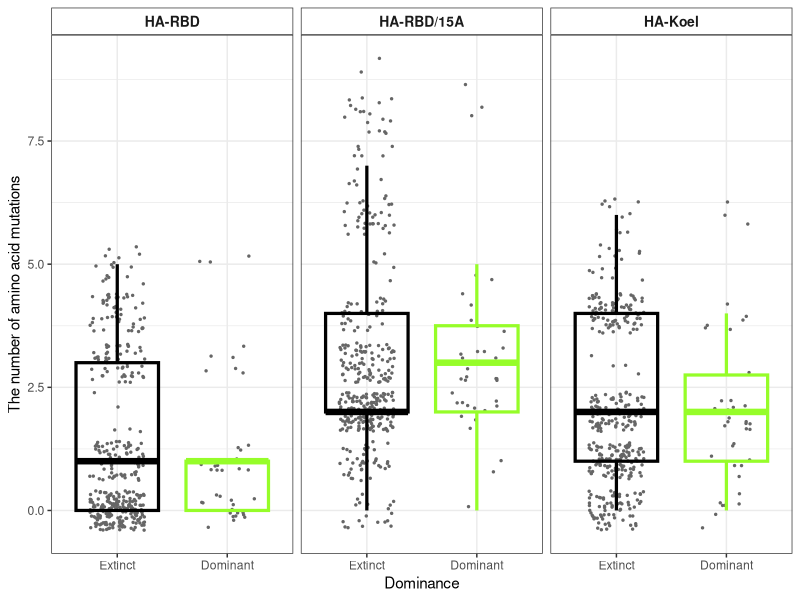
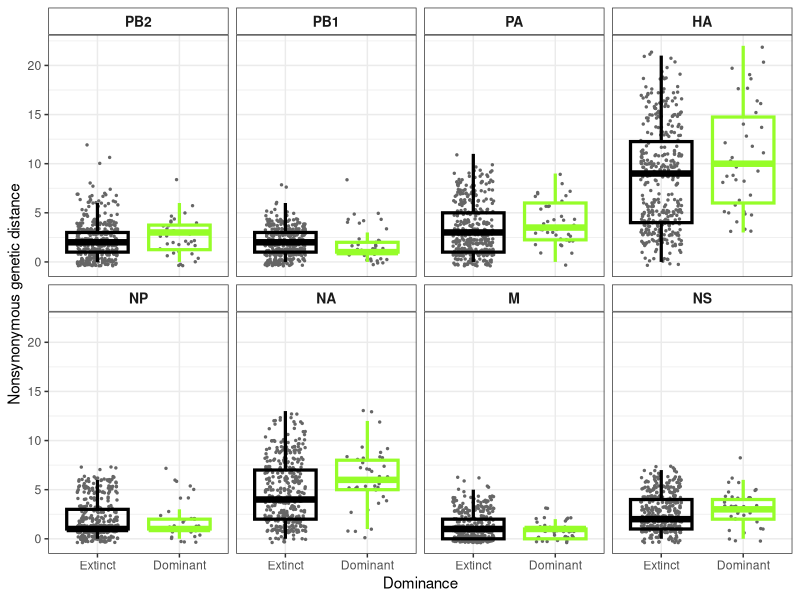
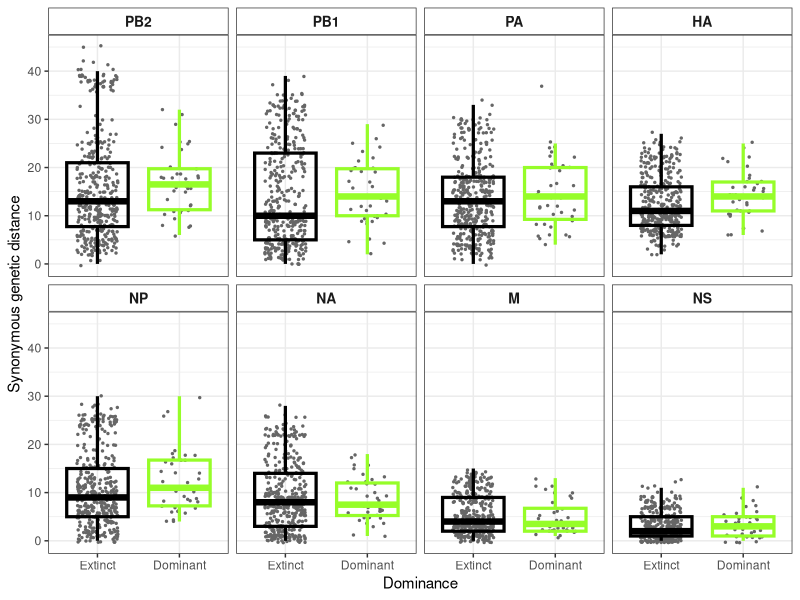

Write R code to recreate these figures, in order.
## Package ##
library(tidyverse)

## Set working directory ##
setwd("~/H3N2/")

## Evaluate the 601 Data -- Data 1 ###

## Data import ##
Meta <- read.csv("1_Data/10_Final_MetaData_Submission/H3N2_Traindata_600strains_1_Metadata.csv", header = T, na.strings = "")
NonSyn <- read.csv("1_Data/10_Final_MetaData_Submission/H3N2_Traindata_600strains_2_NonsynDist.csv", header = T, na.strings = "")
Syn <- read.csv("1_Data/10_Final_MetaData_Submission/H3N2_Traindata_600strains_3_SynDist.csv", header = T, na.strings = "")
Others <- read.csv("1_Data/10_Final_MetaData_Submission/H3N2_Traindata_600strains_4_OtherPredictors.csv", header = T, na.strings = "")

## Combine Data ##
All600 <- left_join(Meta, NonSyn[,c(-2,-3)], by = "ID")
All600 <- left_join(All600, Syn[,c(-2,-3)], by = "ID")
All600 <- left_join(All600, Others[,c(-2,-3)], by = "ID")

## Drop HK15 ##
All600_Train <- All600 %>% 
  filter(vaccine_code != "HK15")


### DATA Manupulation for the Nonsyn ##
All600_Train_NonSyn <- All600_Train[1:16]

Gat_Nonsyn <- All600_Train_NonSyn %>% 
  gather("Gene", "NonSyn", 9:16)

Gat_Nonsyn$vaccine_period <- factor(Gat_Nonsyn$vaccine_code, 
                                       levels = c("Mos99",
                                                  "Fuj02", 
                                                  "Cal04",
                                                  "Wis05",
                                                  "Bris07",
                                                  "Prth09", 
                                                  "Vic11",
                                                  "Swtz13"),
                                       labels = c("1.Mos99",
                                                  "2.Fuj02", 
                                                  "3.Cal04",
                                                  "4.Wis05",
                                                  "5.Bris07",
                                                  "6.Prth09", 
                                                  "7.Vic11",
                                                  "8.Swtz13"))

Gat_Nonsyn$Gene_F <- factor(Gat_Nonsyn$Gene, 
                                    levels = c("PB2_Nonsyn",
                                               "PB1_Nonsyn", 
                                               "PA_Nonsyn",
                                               "HA_Nonsyn",
                                               "NP_Nonsyn",
                                               "NA_Nonsyn", 
                                               "M_Nonsyn",
                                               "NS_Nonsyn"),
                                    labels = c("PB2",
                                               "PB1", 
                                               "PA",
                                               "HA",
                                               "NP",
                                               "NA", 
                                               "M",
                                               "NS"))

Gat_Nonsyn$Dominance <- factor(Gat_Nonsyn$Dom, 
                            levels = c(0,1),
                            labels = c("Extinct", "Dominant"))

VP2Col <- c("#000000","#96fd29")

### Box plot ###
p <- Gat_Nonsyn %>% 
    ggplot() +
    geom_jitter(aes(x= Dominance, y= NonSyn), width = 0.25, size = 0.50, color = "gray40") +
    geom_boxplot(aes(x= Dominance, y = NonSyn, color = Dominance), size = 1.1, outlier.shape = NA, alpha = 0) +
    xlab("Dominance") +
    ylab("Nonsynonymous genetic distance")+
    facet_wrap( ~ Gene_F, nrow = 2, ncol = 4) +
    scale_color_manual(values = VP2Col, guide="none") +
    theme_bw() +
    theme(strip.background = element_rect(fill="white"), 
          strip.text.x = element_text(size = 10, face = "bold", family = "sans"))


ggsave("NonSynonymous_Dom.svg", plot = p, device = "svg",
       path = "3_Figures/Fig_3/Fig3B_NonSynDom",
       width = 350, height = 450, units = "mm", dpi = 720)



### DATA Manupulation for the Syn ##
All600_Train_Syn <- All600_Train[c(1:8, 17:24)]

Gat_Syn <- All600_Train_Syn %>% 
  gather("Gene", "Syn", 9:16)

Gat_Syn$vaccine_period <- factor(Gat_Syn$vaccine_code, 
                                 levels = c("Mos99",
                                            "Fuj02", 
                                            "Cal04",
                                            "Wis05",
                                            "Bris07",
                                            "Prth09", 
                                            "Vic11",
                                            "Swtz13"),
                                 labels = c("1.Mos99",
                                            "2.Fuj02", 
                                            "3.Cal04",
                                            "4.Wis05",
                                            "5.Bris07",
                                            "6.Prth09", 
                                            "7.Vic11",
                                            "8.Swtz13"))

Gat_Syn$Gene_F <- factor(Gat_Syn$Gene, 
                         levels = c("PB2_Syn",
                                    "PB1_Syn", 
                                    "PA_Syn",
                                    "HA_Syn",
                                    "NP_Syn",
                                    "NA_Syn", 
                                    "M_Syn",
                                    "NS_Syn"),
                         labels = c("PB2",
                                    "PB1", 
                                    "PA",
                                    "HA",
                                    "NP",
                                    "NA", 
                                    "M",
                                    "NS"))

Gat_Syn$Dominance <- factor(Gat_Syn$Dom, 
                            levels = c(0,1),
                            labels = c("Extinct", "Dominant"))

### Box plot ###

p <- Gat_Syn %>% 
    ggplot() +
    geom_jitter(aes(x= Dominance, y= Syn), width = 0.25, size = 0.50, color = "gray40") +
    geom_boxplot(aes(x= Dominance, y = Syn, color = Dominance), size = 1.1, outlier.shape = NA, alpha = 0) +
    xlab("Dominance") +
    ylab("Synonymous genetic distance")+
    facet_wrap( ~ Gene_F, nrow = 2, ncol = 4) +
    scale_color_manual(values = VP2Col, guide="none") +
    theme_bw() +
    theme(strip.background = element_rect(fill="white"), 
          strip.text.x = element_text(size = 10, face = "bold", family = "sans"))


ggsave("Synonymous_Dom.svg", plot = p, device = "svg",
       path = "5_SFigure/Sfig2_SynDis",
       width = 450, height = 300, units = "mm", dpi = 720)

################ For reference ################

### DATA Manupulation for HA Mutations##
All600_Train_HA <- All600_Train[c(1:8, 25:27)]

Gat_HA <- All600_Train_HA %>% 
  gather("Position", "Mutation", 9:11)

Gat_HA$Position_F <- factor(Gat_HA$Position, 
                         levels = c("HA_RBD",
                                    "HA_15A", 
                                    "HA_Koel"),
                         labels = c("HA-RBD",
                                    "HA-RBD/15A", 
                                    "HA-Koel"))

Gat_HA$Dominance <- factor(Gat_HA$Dom, 
                            levels = c(0,1),
                            labels = c("Extinct", "Dominant"))

### Box plot ###

Gat_HA %>% 
  ggplot() +
  geom_jitter(aes(x= Dominance, y= Mutation), width = 0.25, size = 0.50, color = "gray40") +
  geom_boxplot(aes(x= Dominance, y = Mutation, color = Dominance), size = 1.1, outlier.shape = NA, alpha = 0) +
  xlab("Dominance") +
  ylab("The number of amino acid mutations")+
  facet_wrap( ~ Position_F, nrow = 1, ncol = 3) +
  scale_color_manual(values = VP2Col, guide="none") +
  theme_bw() +
  theme(strip.background = element_rect(fill="white"), 
        strip.text.x = element_text(size = 10, face = "bold", family = "sans"))




